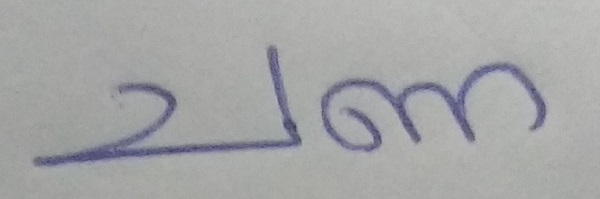
#> input picture Uploads/chanatest.jpg, 600 x 199 px
$ python generate_datasets.py
#> lines starting #> are read from the running program, lines starting #| are printed output that depends on the picture; after the words box and inside, x2 and y2 are one past the last pixel; in counts of white or black regions, pixels touching at a corner belong together
#> the answer given: Uploads/chanatest.jpg
### segmentation.py
import cv2
import sys
import numpy as np
from scipy import ndimage


def openImage(path):
    img = cv2.imread(path, cv2.IMREAD_GRAYSCALE)
    return img


# [4 lines left out: function showImage, not called in this run]


def find_connected(img, label, id, i, j, threshold, xmin, ymin, xmax, ymax):
    h, w = img.shape
    stack = [(i, j)]

    while stack:
        i, j = stack.pop()

        if img[i, j] < threshold or i >= h - 1 or j >= w - 1 or label[i, j] != 0:
            continue

        if j < xmin:
            xmin = j
        if j > xmax:
            xmax = j
        if i < ymin:
            ymin = i
        if i > ymax:
            ymax = i

        label[i, j] = id

        if i + 1 < h:
            stack.append((i + 1, j))
        if i + 1 < h and j + 1 < w:
            stack.append((i + 1, j + 1))
        if j + 1 < w:
            stack.append((i, j + 1))
        if i - 1 >= 0 and j + 1 < w:
            stack.append((i - 1, j + 1))
        if i - 1 >= 0:
            stack.append((i - 1, j))
        if i - 1 >= 0 and j - 1 >= 0:
            stack.append((i - 1, j - 1))
        if j - 1 >= 0:
            stack.append((i, j - 1))
        if i + 1 < h and j - 1 >= 0:
            stack.append((i + 1, j - 1))

    return label, xmin, ymin, xmax, ymax


def _main(img):
    try:
        height, width = img.shape
    except:
        print('exception occurred in segmentation.py')
        return None

    threshold = 127
    id = 0
    label = np.zeros((height, width))
    result = []

    for j in range(width):
        for i in range(height):
            if img[i, j] >= threshold and label[i, j] == 0:
                id += 1
                label, xmin, ymin, xmax, ymax = find_connected(img, label, id, i, j, threshold, width, height, -1, -1)
                crop_img = img[ymin:ymax, xmin:xmax]
                result.append(crop_img)

                img[ymin - 2:ymin - 1, xmin - 1:xmax + 1] = 100
                img[ymax + 1:ymax + 2, xmin - 1:xmax + 1] = 100
                img[ymin - 1:ymax + 1, xmin - 2:xmin - 1] = 100
                img[ymin - 1:ymax + 1, xmax + 1:xmax + 2] = 100

    return result


# [67 lines left out: functions main, boundingBoxes, not called in this run]


# main()  # Commented out to avoid running it during code execution

### skeletonize.py
import sys
from scipy import ndimage
import cv2
from skimage.morphology import skeletonize
import numpy as np

def img_to_bin(img):
	try:
		h,w = img.shape
	except:
		print('exception in skeletonize.py -> img_to_bin()')
		return img
	for i in range (h):
		for j in range (w):
			if img[i,j] >=150:
				img[i,j]=0;
			else:
				img[i,j]=1;
	return img

def bin_to_img(img):
	h,w = img.shape
	skeleton = np.zeros((h,w))
	for i in range(h):
		for j in range(w):
			if img[i,j] == True:
				skeleton[i,j]=255
			else:
				skeleton[i,j]=0
	#print('image::::',skeleton)
	return skeleton

# [4 lines left out: function showImage, not called in this run]

def skeleton(img):
	img = img_to_bin(img)
	try:
		img=skeletonize(img)
	except:
		print('Exception in skeleton(), cant skeletonize!!!!')
		return np.zeros((10,10))
	img = bin_to_img(img)
	return img

### generate_datasets.py
# This program read training images and after skeletonizing, the pixel values(0 or 255) are stored in the datasets

import segmentation as s
import numpy as np
import cv2
import sys
import csv
from scipy import ndimage
import skeletonize as ske


def openImage(path):
#> called with path = 'Uploads/chanatest.jpg'
	img = cv2.imread(path,cv2.IMREAD_GRAYSCALE)
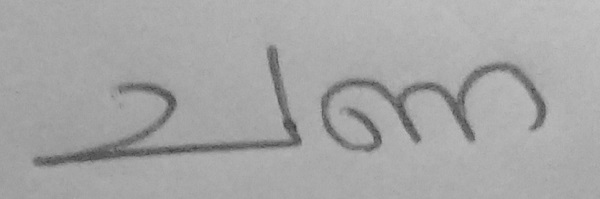
#> img: shape (199, 600); min 59, max 195, mean 165.8
	ret,img = cv2.threshold(img,130,255,cv2.THRESH_BINARY)
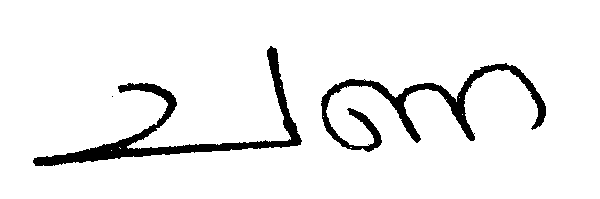
#> img: shape (199, 600); 93.5% white; 3 black regions (1 under 20 px), largest, box (x1, y1, x2, y2) and area: (33, 46, 302, 166) 4123, (321, 63, 546, 152) 3583
	return img

def showImage(img1):
	cv2.imshow('image',img1)
	cv2.waitKey()
	cv2.destroyAllWindows()

def resize(img, x, y):
	height, width = img.shape
	try:
		res = cv2.resize(img, None, fx = x/width, fy = y/height, interpolation=cv2.INTER_CUBIC)
		return res
	except:
		print('error resizing...')


def main():
	sys.setrecursionlimit(99999)
	img_name = input('Input the image name containing training characters: ')
	img = openImage(img_name)
	showImage(img)

	#.....preprocessing....
	img = ndimage.median_filter(img, 3)
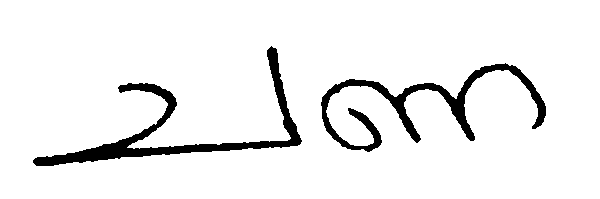
#> img: shape (199, 600); 93.5% white; 2 black regions, box (x1, y1, x2, y2) and area: (33, 46, 302, 166) 4128, (321, 63, 546, 152) 3602
	#img = cv2.GaussianBlur(img,(5,5),0)
	#img = ske.skeleton(img)
	#print('after skeletonizing..')
	showImage(img)

	#.....segmentation.....
	list_img = s._main(img)
#> after the loop in _main, `for j in range(width):`:
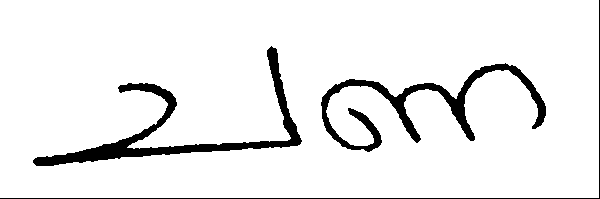
#> label: shape (199, 600) float64; values 0 (black) and 1 (white), 92.9% white; 3 black regions, box (x1, y1, x2, y2) and area: (33, 46, 302, 166) 4128, (321, 63, 546, 152) 3602, (0, 0, 600, 199) 798
#> after the loop in _main, `for j in range(width):`: crop_img = empty array; id = 799; result = 799 items; xmax = -1; xmin = 600; ymax = -1; ymin = 199
#> list_img = 799 items

	label_name = input('Input the label of the segmented characters: ')
#> the answer given: Uploads/aa1.jpg
	csv_file_name1 = input('Dataset(without skeletonizing)PATH: ')
#> the answer given: out.png
	csv_file_name2 = input('Dataset(with skeletonizing)PATH: ')
#> the answer given: Uploads/aa1.jpg
	#csv_file_name3 = input('Dataset(with zoning)PATH: ')

	#.....writing to csv.....
	csv_file_1 = open(csv_file_name1, 'a', newline = '')
	csv_file_2 = open(csv_file_name2, 'a', newline = '')
	#csv_file_3 = open(csv_file_name3, 'a', newline = '')
	with csv_file_1:
		with csv_file_2:
			writer1 = csv.writer(csv_file_1)
			writer2 = csv.writer(csv_file_2)
			for i in range(len(list_img)):
				try:
					w,h = list_img[i].shape
				except:
					continue
				if w+h <= 5:#to avoid very small segments
					continue
				#showImage(list_img[i])

				if True:
					try:
						list_img[i] = resize(list_img[i],28,28)
					except:
						continue
					#print('after resizing: ')
					#showImage(list_img[i])
					ret,skeleton = cv2.threshold(list_img[i],40,255,cv2.THRESH_BINARY_INV)
					#print('binarization: ')
					#showImage(list_img[i])
					skeleton = ske.skeleton(skeleton)
					print('after skeletonizing: ')
					showImage(skeleton)
					t = input('Want to store the feature values of this image? (Y / N)')
					if t not in ['Y','y']:
						continue
					#label_name = input('Input the label of the segmented characters: ')

					array1 = np.array(list_img[i])
					array1 = np.append(array1, [[label_name]])
					array1 = np.reshape(array1, (1,np.product(array1.shape)))

					array2 = np.array(skeleton)
					array2 = np.append(array2, [[label_name]])
					array2 = np.reshape(array2, (1,np.product(array2.shape)))

					writer1.writerows(array1)
					writer2.writerows(array2)
					print(((i+1)/len(list_img))*100, '% done...')
#> this loop made 1 pass
#| after skeletonizing:
#> pass 1, in resize, `res = cv2.resize(img, None, fx = x/width, fy = y/height, interpolation..`:
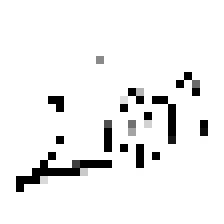
#> res: shape (28, 28) (shown 8 times larger); min 0, max 255, mean 239.3
#> pass 1, in main, `ret,skeleton = cv2.threshold(list_img[i],40,255,cv2.THRESH_BINARY_INV)`:
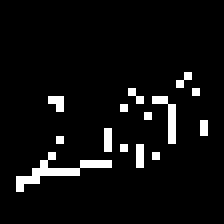
#> skeleton: shape (28, 28) (shown 8 times larger); 5.6% white in thin lines or dots, all inside (x1, y1, x2, y2) = (2, 9, 26, 24)
#> pass 1, in skeleton, `img=skeletonize(img)`:
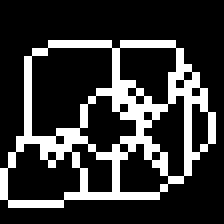
#> img: shape (28, 28) bool (shown 8 times larger); 21.4% white in thin lines or dots, all inside (x1, y1, x2, y2) = (0, 5, 27, 26)
#> (the run stopped early here; a loop or call above may not have finished)

$ run again, on Uploads/pa1.jpg
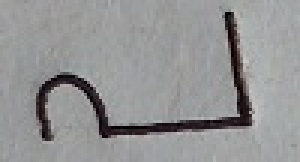
#> input picture Uploads/pa1.jpg, 100 x 54 px (shown 3 times larger)
#> after the loop in _main, `for j in range(width):`: crop_img = empty array; id = 154; result = 154 items; xmax = -1; xmin = 100; ymax = -1; ymin = 54
#> list_img = 154 items
#> the loop in main, `for i in range(len(list_img)):` made 1 pass
#> (printed output is left out)
#> pass 1, in skeleton, `img=skeletonize(img)`:
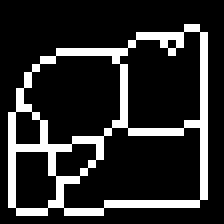
#> img: shape (28, 28) bool (shown 8 times larger); 17% white in thin lines or dots, all inside (x1, y1, x2, y2) = (1, 3, 26, 27)
